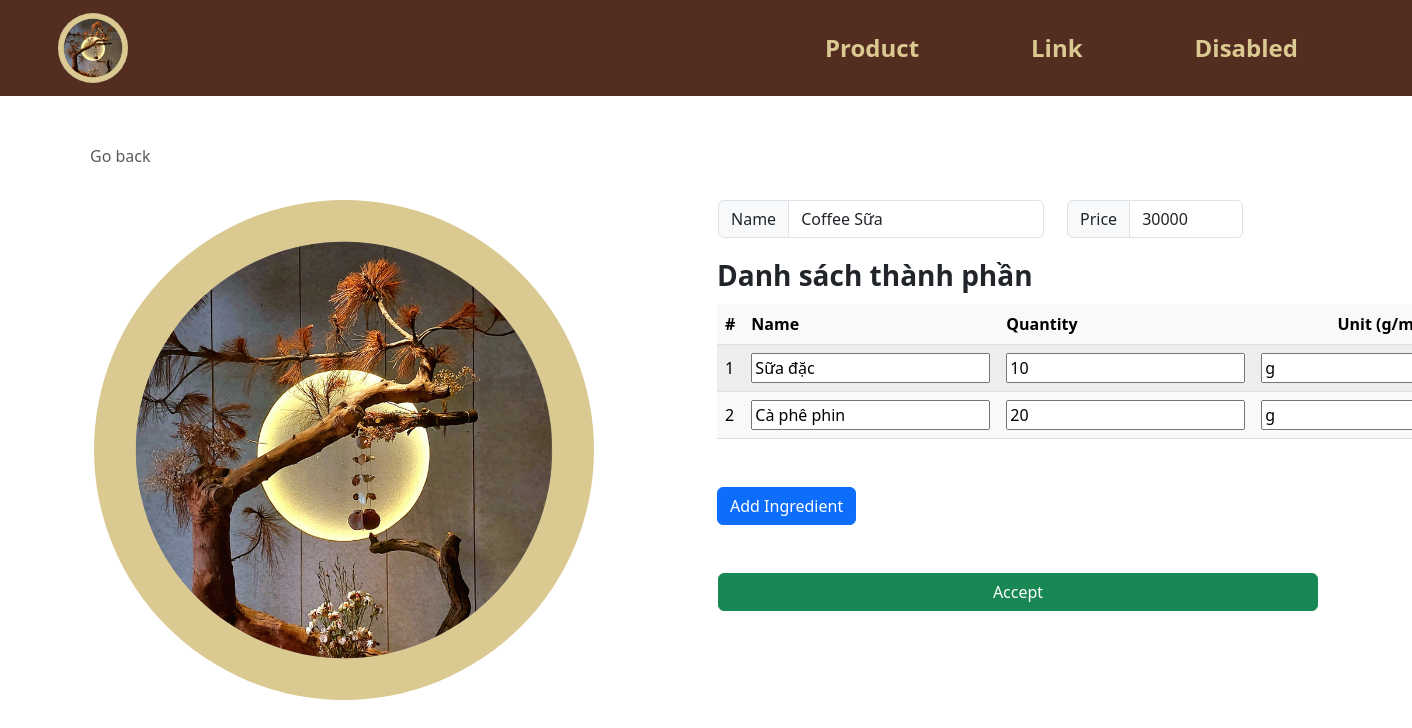
The app's page /product_edit.php?p_id=96 with its own data.
### tables this page shows
CREATE TABLE `product` (
  `p_id` int(100) NOT NULL COMMENT 'id sản phẩm',
  `p_name` varchar(255) NOT NULL COMMENT 'tên sản phẩm ',
  `p_price` int(255) NOT NULL COMMENT 'giá sản phẩm'
);

CREATE TABLE `ingredient` (
  `i_id` int(100) NOT NULL,
  `Product_p_id` int(255) NOT NULL,
  `Ingredient_defaut_id_id` int(100) NOT NULL,
  `i_quantity` int(100) NOT NULL,
  `i_unit` enum('g','ml') NOT NULL
);

CREATE TABLE `ingredient_defaut` (
  `id_id` int(100) NOT NULL COMMENT 'Gốc Id',
  `id_name` varchar(255) DEFAULT NULL COMMENT 'Gốc tên',
  `id_import_quantity` int(255) DEFAULT NULL COMMENT 'Gốc số lượng nhập',
  `id_unit` enum('g','ml') DEFAULT NULL COMMENT 'Gốc đơn vị',
  `id_ import_price` int(255) DEFAULT NULL COMMENT 'Gốc giá nhập'
);

### product_edit.php (the view, shortened to what this page needs)
<!DOCTYPE html>
<html lang="en">
<head>
    <?php
    include("head.php");
    include("conn_db.php");
    ?>
</head>
<body>
    <?php
    include("header.php");
    $p_id = $_GET["p_id"];
    $query_product = "SELECT p.* FROM product p  WHERE p.p_id = {$p_id}  LIMIT 0,1";
    $result_product = $mysqli->query($query_product);
    $product_row = $result_product->fetch_array();
    ?>
    <form action="product_edit.php" method="POST" class="container px-5 py-4" id="shop-body">
        <div class="row my-4">
            <a class="nav nav-item text-decoration-none text-muted mb-2" href="#" onclick="history.back();">
                <i class="bi bi-arrow-left-square me-2"></i>Go back
            </a>
        </div>
        <div class="row row-cols-1 row-cols-md-2 mb-5">
            <div class="col mb-3 mb-md-0 logo">
                <img src='img/logo.png' class="img-fluid rounded-25 float-start">
            </div>
            <div class="col text-wrap">
                <div class="row input-group">
                    <div class="col-7">
                        <div class="input-group mb-3">
                            <span class="input-group-text" id="inputGroup-sizing-default">Name</span>
                            <input name="p_name" type="text" class="form-control" aria-label="Sizing example input"
                                aria-describedby="inputGroup-sizing-default"
                                value="<?php echo $product_row["p_name"] ?>" required>
                        </div>
                    </div>
                    <div class="col-4">
                        <div class="input-group mb-3">
                            <span class="input-group-text" id="inputGroup-sizing-default">Price</span>
                            <input name="p_price" type="text" class="form-control" aria-label="Sizing example input"
                                aria-describedby="inputGroup-sizing-default"
                                value="<?php echo $product_row["p_price"] ?>" required>
                        </div>
                    </div>
                    <br>
                    <div class="mt-0">
                        <div class="fs-3 mb-2 fw-bold"> Danh sách thành phần</div>
                        <table
                            class="table rounded-5 table-light table-striped table-hover align-middle caption-top mb-5">
                            <thead class="bg-light">
                                <tr>
                                    <th scope="col-1">#</th>
                                    <th scope="col-4">Name</th>
                                    <th scope="col-4">Quantity</th>
                                    <th class="text-center" scope="col">Unit (g/ml)</th>
                                </tr>
                            </thead>
                            <tbody>
                                <?php
                                $query_ingredient = "SELECT i.*, id.* FROM ingredient i, ingredient_defaut id  WHERE Product_p_id = {$p_id} AND id.id_id = Ingredient_defaut_id_id";
                                $result_ingredient = $mysqli->query($query_ingredient);
                                ?>
                                <?php $i = 1;
                                while ($ingredient_row = $result_ingredient->fetch_array()) { ?>
                                    <tr>
                                        <td>
                                            <?php echo $i++; ?>
                                        </td>
                                        <td class="w-25">
                                            <input type="text" class=""
                                                value="<?php echo $ingredient_row["id_name"]; ?>"></input>
                                        </td>
                                        <td class="text-center w-25">
                                            <input type="text" class=""
                                                value="<?php echo $ingredient_row["i_quantity"]; ?>"></input>
                                        </td>
                                        <td class="text-center">
                                            <input type="text" class=""
                                                value="<?php echo $ingredient_row["i_unit"]; ?>"></input>
                                        </td>
                                    </tr>
                                <?php } ?>
                            </tbody>
                        </table>
                    </div>
                    <div class="form-amount text-start">
                        <button class="btn btn-primary">Add Ingredient</button>
                    </div>
                </div>
                <button class="btn btn-success mt-5 w-100" name="edit_product_cfm" type="submit">Accept</button>
            </div>
        </div>
    </form>
</body>
</html>

### records on screen
product: p_name "Coffee Sữa", p_price "30000"
ingredient: Ingredient_defaut_id.id_name "Sữa đặc", i_quantity "10", i_unit "g"
ingredient: Ingredient_defaut_id.id_name "Cà phê phin", i_quantity "20", i_unit "g"
